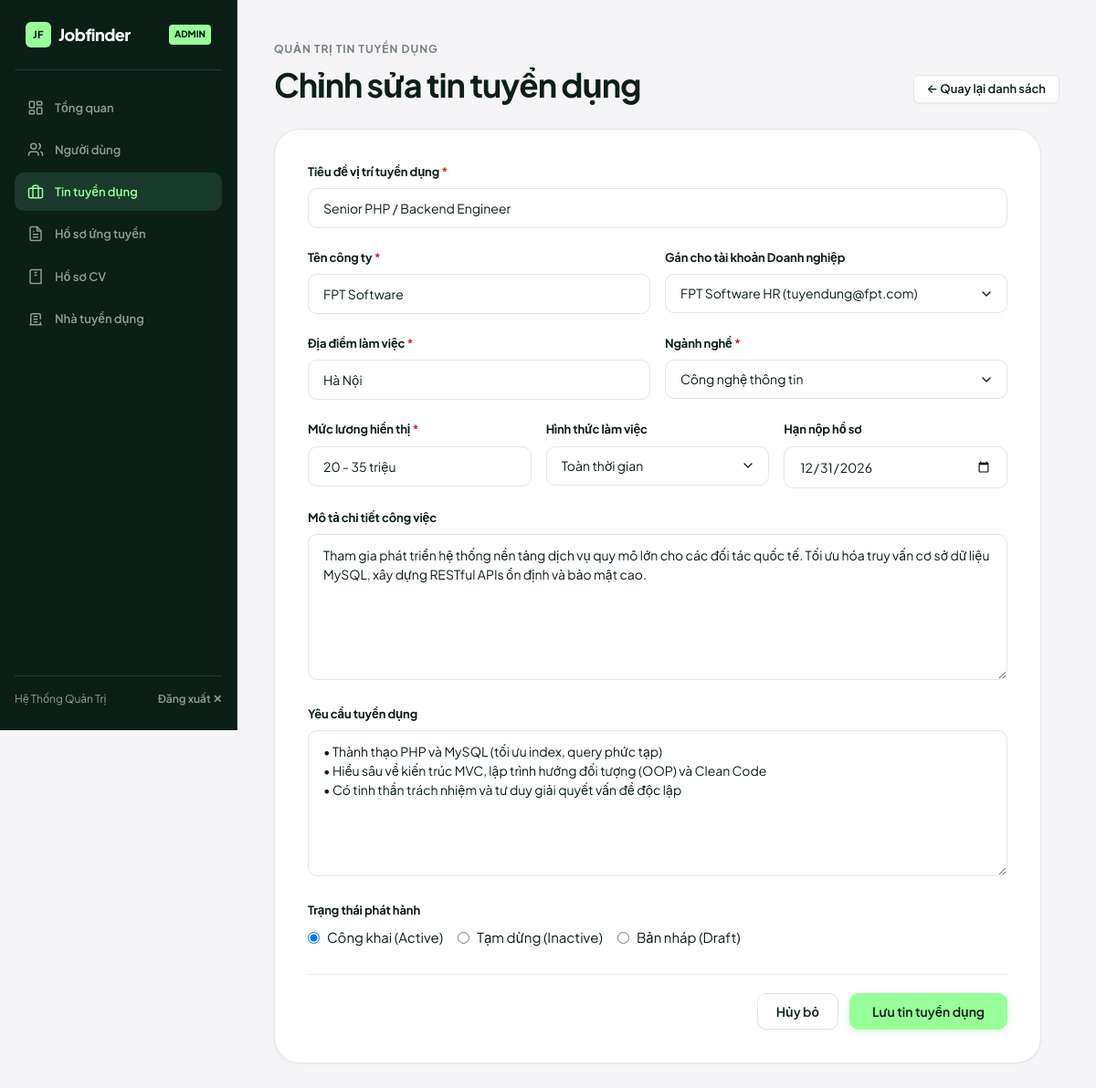
The app's page /admin/job-edit.php?id=1 (signed in) with its own data.
### tables this page shows
CREATE TABLE `jobs` (
  `id` INT AUTO_INCREMENT PRIMARY KEY,
  `employer_id` INT NULL,
  `title` VARCHAR(150) NOT NULL,
  `company` VARCHAR(100) NOT NULL,
  `location` VARCHAR(100) NOT NULL,
  `category` VARCHAR(100) NOT NULL,
  `salary` VARCHAR(100) NOT NULL,
  `salary_value` INT DEFAULT 0,
  `job_type` VARCHAR(50) NOT NULL DEFAULT 'Toàn thời gian',
  `experience` VARCHAR(50) NOT NULL DEFAULT 'Không yêu cầu',
  `description` TEXT NOT NULL,
  `requirements` TEXT NOT NULL,
  `deadline` DATE NULL,
  `views` INT NOT NULL DEFAULT 0,
  `status` VARCHAR(20) NOT NULL DEFAULT 'active',
  `created_at` TIMESTAMP DEFAULT CURRENT_TIMESTAMP,
  CONSTRAINT `fk_job_employer` FOREIGN KEY (`employer_id`) REFERENCES `users` (`id`) ON DELETE SET NULL
);

CREATE TABLE `users` (
  `id` INT AUTO_INCREMENT PRIMARY KEY,
  `name` VARCHAR(100) NOT NULL,
  `email` VARCHAR(100) NOT NULL UNIQUE,
  `role` ENUM('candidate', 'employer', 'admin') NOT NULL DEFAULT 'candidate',
  `password` VARCHAR(255) NOT NULL,
  `phone` VARCHAR(20) NULL,
  `avatar` VARCHAR(255) NULL,
  `is_active` TINYINT(1) NOT NULL DEFAULT 1,
  `created_at` TIMESTAMP DEFAULT CURRENT_TIMESTAMP
);

### admin/job-edit.php (the view, shortened to what this page needs)
<?php
require_once '../config/database.php';
$job_id = isset($_GET['id']) ? (int)$_GET['id'] : 0;
$is_create = isset($_GET['action']) && $_GET['action'] === 'create';
if ($is_create) {
    $page_title = 'Tạo Tin Tuyển Dụng Mới (Admin)';
    $job = [
        'title'        => '',
        'company'      => '',
        'location'     => 'Hà Nội',
        'category'     => 'Công nghệ thông tin',
        'salary'       => '',
        'salary_value' => 0,
        'job_type'     => 'Toàn thời gian',
        'experience'   => 'Không yêu cầu',
        'deadline'     => '',
        'description'  => '',
        'requirements' => '',
        'status'       => 'active',
        'employer_id'  => null
    ];
} else {
    $stmt = $pdo->prepare("SELECT * FROM jobs WHERE id = ?");
    $stmt->execute([$job_id]);
    $job = $stmt->fetch();
}
$employers = $pdo->query("SELECT id, name, email FROM users WHERE role = 'employer' ORDER BY name ASC")->fetchAll();
$categories_list = [
    'Công nghệ thông tin', 'Marketing', 'Thiết kế đồ họa', 'Tài chính - Kế toán',
    'Nhân sự', 'Kinh doanh - Bán hàng', 'Ngân hàng - Dữ liệu', 'Giáo dục - Đào tạo',
    'Dịch vụ khách hàng', 'Khác'
];
?>
<!DOCTYPE html>
<html lang="vi">
<head>
    <link rel="stylesheet" href="../assets/css/style.css">
</head>
<body>
<div class="portal-layout">
    <?php include '../includes/admin-sidebar.php'; ?>
    <main class="portal-main">
        <div class="section-header" style="margin-bottom:28px;">
            <div>
                <span class="section-eyebrow">Quản trị tin tuyển dụng</span>
                <h1 class="section-title"><?= $is_create ? 'Thêm mới tin tuyển dụng' : 'Chỉnh sửa tin tuyển dụng' ?></h1>
            </div>
            <a href="jobs.php" class="btn btn-secondary btn-sm">← Quay lại danh sách</a>
        </div>
        <div class="form-card" style="max-width:840px;">
            <form method="POST">
                <div class="form-group">
                    <label class="form-label" for="title">Tiêu đề vị trí tuyển dụng <span style="color:var(--status-danger-text);">*</span></label>
                    <input type="text" id="title" name="title" class="form-control" value="<?= htmlspecialchars($job['title']) ?>" required>
                </div>
                <div style="display:grid; grid-template-columns:1fr 1fr; gap:16px;">
                    <div class="form-group">
                        <label class="form-label" for="company">Tên công ty <span style="color:var(--status-danger-text);">*</span></label>
                        <input type="text" id="company" name="company" class="form-control" value="<?= htmlspecialchars($job['company']) ?>" required>
                    </div>
                    <div class="form-group">
                        <label class="form-label" for="employer_id">Gán cho tài khoản Doanh nghiệp</label>
                        <select id="employer_id" name="employer_id" class="form-control form-select">
                            <?php foreach ($employers as $emp): ?>
                                <option value="<?= (int)$emp['id'] ?>" <?= ((int)$job['employer_id'] === (int)$emp['id']) ? 'selected' : '' ?>>
                                    <?= htmlspecialchars($emp['name']) ?> (<?= htmlspecialchars($emp['email']) ?>)
                                </option>
                            <?php endforeach; ?>
                        </select>
                    </div>
                </div>
                <div style="display:grid; grid-template-columns:1fr 1fr; gap:16px;">
                    <div class="form-group">
                        <label class="form-label" for="location">Địa điểm làm việc <span style="color:var(--status-danger-text);">*</span></label>
                        <input type="text" id="location" name="location" class="form-control" value="<?= htmlspecialchars($job['location']) ?>" required>
                    </div>
                    <div class="form-group">
                        <label class="form-label" for="category">Ngành nghề <span style="color:var(--status-danger-text);">*</span></label>
                        <select id="category" name="category" class="form-control form-select">
                            <?php foreach ($categories_list as $cat): ?>
                                <option value="<?= htmlspecialchars($cat) ?>" <?= ($job['category'] === $cat) ? 'selected' : '' ?>>
                                    <?= htmlspecialchars($cat) ?>
                                </option>
                            <?php endforeach; ?>
                        </select>
                    </div>
                </div>
                <div style="display:grid; grid-template-columns:1fr 1fr 1fr; gap:16px;">
                    <div class="form-group">
                        <label class="form-label" for="salary">Mức lương hiển thị <span style="color:var(--status-danger-text);">*</span></label>
                        <input type="text" id="salary" name="salary" class="form-control" value="<?= htmlspecialchars($job['salary']) ?>" required>
                    </div>
                    <div class="form-group">
                        <label class="form-label" for="job_type">Hình thức làm việc</label>
                        <select id="job_type" name="job_type" class="form-control form-select">
                            <option value="Toàn thời gian" <?= ($job['job_type'] === 'Toàn thời gian') ? 'selected' : '' ?>>Toàn thời gian</option>
                        </select>
                    </div>
                    <div class="form-group">
                        <label class="form-label" for="deadline">Hạn nộp hồ sơ</label>
                        <input type="date" id="deadline" name="deadline" class="form-control" value="<?= htmlspecialchars($job['deadline'] ?? '') ?>">
                    </div>
                </div>
                <div class="form-group">
                    <label class="form-label" for="description">Mô tả chi tiết công việc</label>
                    <textarea id="description" name="description" class="form-control form-textarea" style="min-height:160px;"><?= htmlspecialchars($job['description']) ?></textarea>
                </div>
                <div class="form-group">
                    <label class="form-label" for="requirements">Yêu cầu tuyển dụng</label>
                    <textarea id="requirements" name="requirements" class="form-control form-textarea" style="min-height:160px;"><?= htmlspecialchars($job['requirements']) ?></textarea>
                </div>
                <div class="form-group">
                    <label class="form-label">Trạng thái phát hành</label>
                    <div style="display:flex; gap:16px;">
                        <label style="display:flex; align-items:center; gap:8px; cursor:pointer;">
                            <input type="radio" name="status" value="active" <?= ($job['status'] === 'active') ? 'checked' : '' ?>>
                            <span>Công khai (Active)</span>
                        </label>
                        <label style="display:flex; align-items:center; gap:8px; cursor:pointer;">
                            <input type="radio" name="status" value="inactive" <?= ($job['status'] === 'inactive') ? 'checked' : '' ?>>
                            <span>Tạm dừng (Inactive)</span>
                        </label>
                        <label style="display:flex; align-items:center; gap:8px; cursor:pointer;">
                            <input type="radio" name="status" value="draft" <?= ($job['status'] === 'draft') ? 'checked' : '' ?>>
                            <span>Bản nháp (Draft)</span>
                        </label>
                    </div>
                </div>
                <div style="display:flex; justify-content:flex-end; gap:12px; margin-top:28px; padding-top:20px; border-top:1px solid var(--line-subtle);">
                    <a href="jobs.php" class="btn btn-secondary">Hủy bỏ</a>
                    <button type="submit" class="btn btn-primary" style="padding:12px 24px;">Lưu tin tuyển dụng</button>
                </div>
            </form>
        </div>
    </main>
</div>
</body>
</html>

### assets/css/style.css (style rules this page uses)
:root { --bg: #f5f5f7; --surface: #ffffff; --surface-subtle: #fafafc; --surface-hover: #f0f0f4; --ink: #0b1f17; --ink-secondary: #3a4741; --muted: #76837e; --line: #e5e5ea; --line-subtle: #efeff4; --accent: #99ff99; --accent-hover: #7df57d; --accent-contrast: #0b1f17; --status-pending-bg: #eaf2ff; --status-pending-text: #1d61d8; --status-success-bg: #e6fae8; --status-success-text: #0e6b2e; --status-danger-bg: #fef0ef; --status-danger-text: #c92a2a; --admin-bg: #0b1f17; --admin-surface: #122c21; --admin-surface-hover: #193a2d; --admin-line: #1c3e30; --admin-text: #f5f5f7; --admin-muted: #8b9d95; --font-sans: "Plus Jakarta Sans", "Inter", -apple-system, BlinkMacSystemFont, "Segoe UI", Roboto, sans-serif; --radius-xs: 6px; --radius-sm: 10px; --radius-md: 14px; --radius-lg: 20px; --radius-xl: 28px; --radius-full: 9999px; --shadow-sm: 0 1px 3px rgba(11, 31, 23, 0.03), 0 1px 2px rgba(11, 31, 23, 0.02); --shadow-card: 0 4px 18px -2px rgba(11, 31, 23, 0.05); --shadow-hover: 0 12px 30px -4px rgba(11, 31, 23, 0.09); --shadow-popover: 0 16px 40px rgba(11, 31, 23, 0.12); --ease: cubic-bezier(0.16, 1, 0.3, 1); --transition: all 0.22s var(--ease); --max-w: 1240px; --pad: 24px; }
*, *::before, *::after { margin: 0; padding: 0; box-sizing: border-box; }
html { -webkit-text-size-adjust: 100%; scroll-behavior: smooth; }
body { font-family: var(--font-sans); background-color: var(--bg); color: var(--ink); font-size: 15px; line-height: 1.55; display: flex; flex-direction: column; min-height: 100vh; -webkit-font-smoothing: antialiased; -moz-osx-font-smoothing: grayscale; }
a { color: inherit; text-decoration: none; transition: var(--transition); }
button, input, select, textarea { font-family: inherit; font-size: inherit; color: inherit; }
.section-header { margin-bottom: 36px; display: flex; justify-content: space-between; align-items: flex-end; gap: 20px; }
.section-eyebrow { display: inline-block; font-size: 12px; font-weight: 700; letter-spacing: 0.08em; text-transform: uppercase; color: var(--muted); margin-bottom: 8px; }
.section-title { font-size: clamp(24px, 3vw, 36px); font-weight: 700; letter-spacing: -0.03em; color: var(--ink); line-height: 1.15; }
h1, h2, h3, h4, h5, h6 { font-family: var(--font-sans); color: var(--ink); font-weight: 700; letter-spacing: -0.025em; line-height: 1.2; }
.btn { display: inline-flex; align-items: center; justify-content: center; gap: 8px; font-weight: 600; font-size: 14px; line-height: 1; padding: 12px 20px; border-radius: var(--radius-sm); border: 1px solid transparent; cursor: pointer; transition: var(--transition); white-space: nowrap; }
.btn-primary { background-color: var(--accent); color: var(--accent-contrast); border-color: var(--accent); box-shadow: 0 2px 8px rgba(153, 255, 153, 0.4); }
.btn-secondary { background-color: var(--surface); color: var(--ink); border-color: var(--line); box-shadow: var(--shadow-sm); }
.btn-sm { padding: 8px 14px; font-size: 13px; border-radius: var(--radius-xs); }
.form-card { background: var(--surface); border-radius: var(--radius-xl); border: 1px solid var(--line); padding: 36px; box-shadow: var(--shadow-sm); }
.form-group { margin-bottom: 22px; }
.form-label { display: block; font-size: 13px; font-weight: 700; letter-spacing: -0.01em; color: var(--ink); margin-bottom: 8px; }
.form-control { width: 100%; padding: 12px 16px; border-radius: var(--radius-sm); border: 1px solid var(--line); background-color: var(--surface); font-size: 14px; color: var(--ink); outline: none; transition: var(--transition); }
.form-textarea { min-height: 120px; resize: vertical; line-height: 1.5; }
.form-select { appearance: none; background-repeat: no-repeat; background-position: right 14px center; padding-right: 40px; cursor: pointer; }
.portal-layout { display: grid; grid-template-columns: 260px 1fr; min-height: 100vh; }
.portal-main { padding: 40px; background-color: var(--bg); overflow-y: auto; }

### records on screen
jobs: title "Senior PHP / Backend Engineer", company "FPT Software", employer_id "FPT Software HR (tuyendung@fpt.com)", location "Hà Nội", category "Công nghệ thông tin", salary "20 - 35 triệu", job_type "Toàn thời gian", deadline "12/31/2026", description "Tham gia phát triển hệ thống nền tảng dịch vụ quy mô lớn cho các đối tác quốc tế. Tối ưu hóa truy vấn cơ sở dữ liệu MySQL, xây dựng RESTful APIs ổn định và bảo mật cao.", requirements "• Thành thạo PHP và MySQL (tối ưu index, query phức tạp) • Hiểu sâu về kiến trúc MVC, lập trình hướng đối tượng (OOP) và Clean Code • Có tinh thần trách nhiệm và tư duy giải quyết vấn đề độc lập", status "☑ Công khai (Active)", status "☐ Tạm dừng (Inactive)", status "☐ Bản nháp (Draft)"

### other values on screen
$_SESSION['user_name'] "Hệ Thống Quản Trị"
